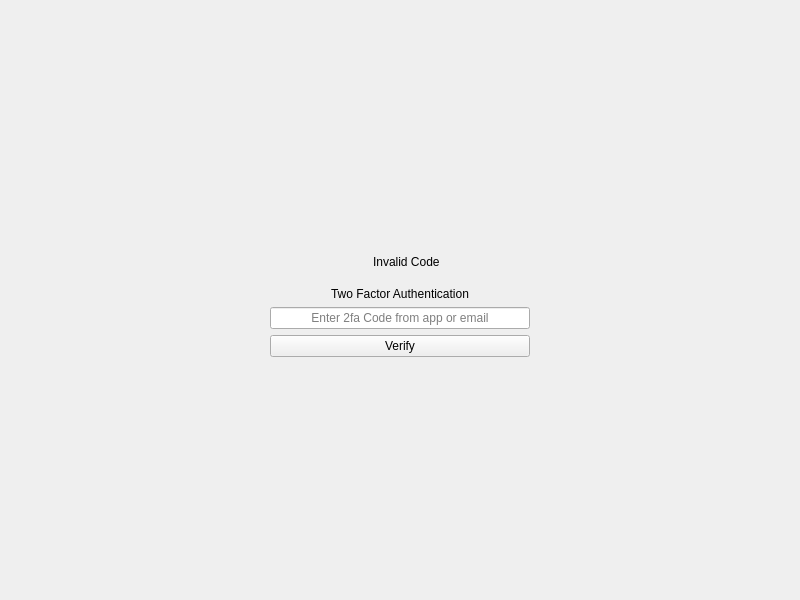
<?xml version="1.0" encoding="UTF-8"?>
<ui version="4.0">
 <class>TwoFactorAuthPage</class>
 <widget class="QWidget" name="TwoFactorAuthPage">
  <property name="geometry">
   <rect>
    <x>0</x>
    <y>0</y>
    <width>800</width>
    <height>600</height>
   </rect>
  </property>
  <property name="windowTitle">
   <string>Verify 2FA</string>
  </property>
  <layout class="QGridLayout" name="gridLayout">
   <item row="0" column="1">
    <spacer name="verticalSpacer">
     <property name="orientation">
      <enum>Qt::Vertical</enum>
     </property>
     <property name="sizeHint" stdset="0">
      <size>
       <width>20</width>
       <height>40</height>
      </size>
     </property>
    </spacer>
   </item>
   <item row="1" column="1">
    <widget class="QWidget" name="verificationFailedWidget" native="true">
     <layout class="QHBoxLayout" name="horizontalLayout">
      <item>
       <spacer name="horizontalSpacer_4">
        <property name="orientation">
         <enum>Qt::Horizontal</enum>
        </property>
        <property name="sizeHint" stdset="0">
         <size>
          <width>40</width>
          <height>20</height>
         </size>
        </property>
       </spacer>
      </item>
      <item>
       <widget class="QLabel" name="errorImage">
        <property name="text">
         <string/>
        </property>
        <property name="pixmap">
         <pixmap resource="resources.qrc">:/images/images/vrc_login_failed.png</pixmap>
        </property>
       </widget>
      </item>
      <item>
       <widget class="QLabel" name="verificationFailedDesc">
        <property name="text">
         <string>Invalid Code</string>
        </property>
       </widget>
      </item>
      <item>
       <spacer name="horizontalSpacer_3">
        <property name="orientation">
         <enum>Qt::Horizontal</enum>
        </property>
        <property name="sizeHint" stdset="0">
         <size>
          <width>40</width>
          <height>20</height>
         </size>
        </property>
       </spacer>
      </item>
     </layout>
    </widget>
   </item>
   <item row="2" column="1">
    <widget class="QLabel" name="label">
     <property name="text">
      <string>Two Factor Authentication</string>
     </property>
     <property name="alignment">
      <set>Qt::AlignCenter</set>
     </property>
    </widget>
   </item>
   <item row="3" column="0">
    <spacer name="horizontalSpacer">
     <property name="orientation">
      <enum>Qt::Horizontal</enum>
     </property>
     <property name="sizeHint" stdset="0">
      <size>
       <width>40</width>
       <height>20</height>
      </size>
     </property>
    </spacer>
   </item>
   <item row="3" column="1">
    <widget class="QLineEdit" name="twoFactorCodeIn">
     <property name="text">
      <string/>
     </property>
     <property name="alignment">
      <set>Qt::AlignCenter</set>
     </property>
     <property name="placeholderText">
      <string>Enter 2fa Code from app or email</string>
     </property>
    </widget>
   </item>
   <item row="3" column="2">
    <spacer name="horizontalSpacer_2">
     <property name="orientation">
      <enum>Qt::Horizontal</enum>
     </property>
     <property name="sizeHint" stdset="0">
      <size>
       <width>40</width>
       <height>20</height>
      </size>
     </property>
    </spacer>
   </item>
   <item row="4" column="1">
    <widget class="QPushButton" name="pushButton">
     <property name="text">
      <string>Verify</string>
     </property>
    </widget>
   </item>
   <item row="5" column="1">
    <spacer name="verticalSpacer_2">
     <property name="orientation">
      <enum>Qt::Vertical</enum>
     </property>
     <property name="sizeHint" stdset="0">
      <size>
       <width>20</width>
       <height>40</height>
      </size>
     </property>
    </spacer>
   </item>
  </layout>
 </widget>
 <resources>
  <include location="resources.qrc"/>
  <include location="resources.qrc"/>
 </resources>
 <connections/>
</ui>
